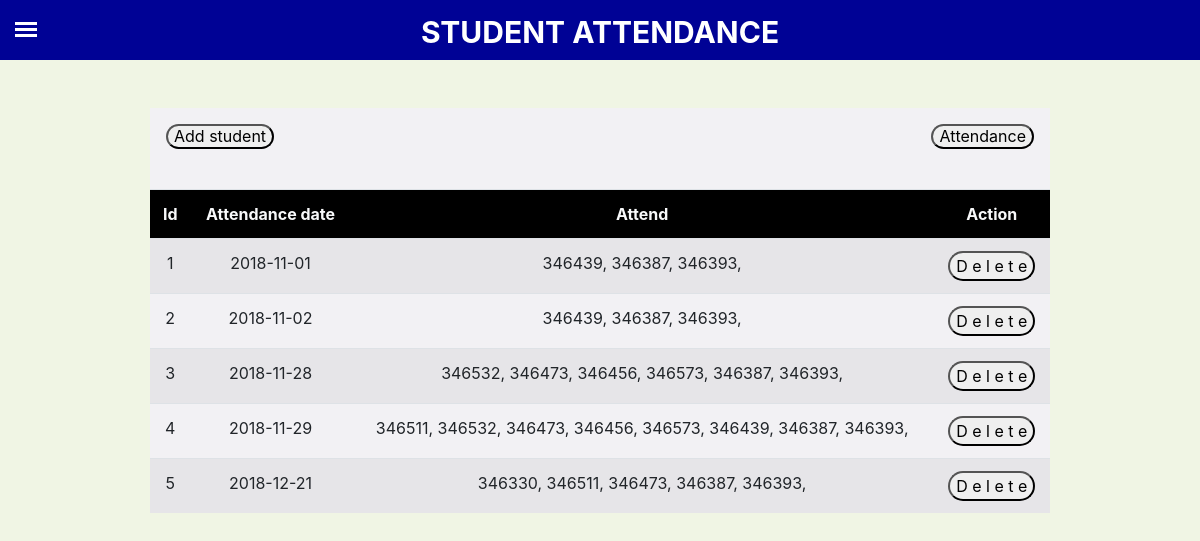
/view.php (signed in), run on the app's committed database.
### tables this page shows
CREATE TABLE `attendance` (
  `id` int(11) NOT NULL,
  `date` date NOT NULL,
  `action` varchar(255) NOT NULL
);

### index.php (called while the page is built, shortened)
<?php
    class Index{
        protected $host = "localhost";
        protected $user = "root";
        protected $pass = "";
        protected $database = "project";
        protected $connect;
        public function __construct(){
           $this->connect = new mysqli($this->host,$this->user,$this->pass,$this->database);
           return $this->connect;
        }
        public function viewDateList(){
            $this->sql = "SELECT * FROM attendance";
            $this->result = $this->connect->query($this->sql);
            if($this->result == true){
                return $this->result;
            }
        }
    }
?>

### view.php (the view, shortened to what this page needs)
<?php
    include "index.php";
	$obj = new Index;
	$data = $obj->viewDateList();
?>
<!DOCTYPE html>
<html>
	<head>
		<link rel="stylesheet" type="text/css" href="astyle.css">
		<link rel="stylesheet" type="text/css" href="bootstrap.min.css">
	</head>
	<body style="background-color: #F0F5E4">
		<div class="wrapper">
			<div class="header" style="top: 0">STUDENT ATTENDANCE</div>
			<label for="openSidebarMenu" class="sidebarIconToggle">
				<div class="spinner diagonal part-1"></div>
				<div class="spinner horizontal"></div>
				<div class="spinner diagonal part-2"></div>
			</label>
			<div class="main-content ml-auto mr-auto" style="width: 75%; padding-top: 60px;">
				<div class="panel mt-5" style="background-color: #F2F1F4">
					<div class="panel-heading p-3  mb-0">
						<h6>
							<a href="add.php">
								<button type="button" style="border-radius: 20px; cursor: pointer;">Add student</button>
							</a>
							<a href="action.php">
								<button type="button" style="border-radius: 20px; cursor: pointer; float: right;">Attendance</button>
							</a>
						</h6>
					</div>
					<div class="panel-body">
						<form action="#" method="post" class="mt-3">
							<table class="table table-striped text-center">
								<thead style="background-color: black">
									<tr class="text-light">
										<td><b>Id</b></td>
										<td><b>Attendance date</b></td>
										<td><b>Attend</b></td>
										<td><b>Action</b></td>
									</tr>
								</thead>
								<tbody>
								<?php
									if($data->num_rows>0){
										while($row = $data->fetch_object()){
								?>
									<tr>
										<td><?php echo $row->id; ?></td>
										<td><?php echo $row->date; ?></td>
										<td><?php echo $row->action; ?></td>
										<td>
											<a href="delete.php?id=<?php echo $row->id;?>">
												<button type="button" name="submit" style="border-radius: 20px; cursor: pointer;">D e l e t e</button>
											</a>
										</td>
									</tr>
								<?php
										}
									}
								?>
								</tbody>
							</table>
						</form>
					</div>
				</div>
			</div>
		</div>
	</body>
</html>

### astyle.css (style rules this page uses)
html,body { overflow-x: hidden; height: 100%; }
body { background: white; padding: 0; margin: 0; }
.header { display: block; margin: 0 auto; width: 100%; max-width: 100%; color: #fff; font-size: 30px; font-weight: bold; text-align: center; padding-top: 10px; background-color: #000295; position: fixed; height: 60px !important; overflow: hidden; z-index: 10; }
.sidebarIconToggle { transition: all 0.3s; box-sizing: border-box; cursor: pointer; position: absolute; z-index: 99; height: 100%; width: 100%; top: 22px; left: 15px; height: 22px; width: 22px; }
.spinner { transition: all 0.3s; box-sizing: border-box; position: absolute; width: 100%; height: 3px; background-color: white; }
.horizontal { transition: all 0.3s; box-sizing: border-box; position: relative; float: left; margin-top: 3px; }
.diagonal.part-1 { transition: all 0.3s; box-sizing: border-box; position: relative; float: left; }
.diagonal.part-2 { transition: all 0.3s; box-sizing: border-box; position: relative; float: left; margin-top: 3PX; }

### data on the page
attendance: id "1", date "2018-11-01", action "346439, 346387, 346393,"
attendance: id "2", date "2018-11-02", action "346439, 346387, 346393,"
attendance: id "3", date "2018-11-28", action "346532, 346473, 346456, 346573, 346387, 346393,"
attendance: id "4", date "2018-11-29", action "346511, 346532, 346473, 346456, 346573, 346439, 346387, 346393,"
attendance: id "5", date "2018-12-21", action "346330, 346511, 346473, 346387, 346393,"
